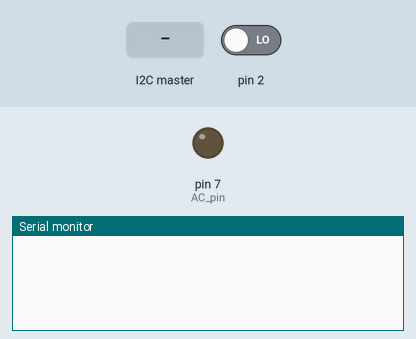
Simulated run of this sketch. Board: Arduino Uno, built with avr-gcc and run on an emulated ATmega328P. On the bench: output pins drawn as LEDs (lit = HIGH), the last lines printed to the serial monitor. The inputs (shaded band) are chosen by the test bench; at power-on: pin 2 LOW.

Above: at 1.2 s.
1.3 s: pin 2 driven HIGH
At 1.9 s:
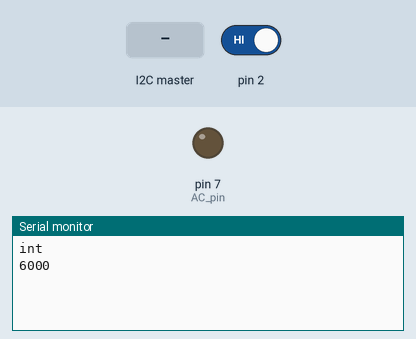
2.8 s: the I2C master sends the byte 1
At 3.2 s:
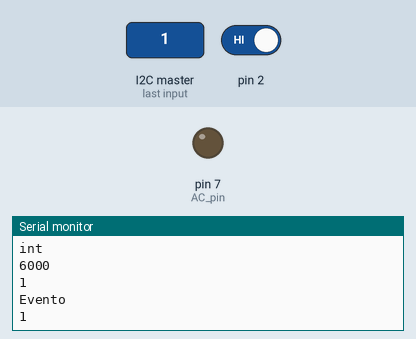

Measured:
- after the input at 1.3 s, the serial monitor: prints a new line at once (image 1)
- after the input at 2.8 s, the serial monitor: prints a new line at once (image 2)

The sketch:

I2C_Slave_Dimmer.pde
```cpp
#include <Wire.h>

int AC_pin = 7;
volatile long dim = 100;


void setup()
{
  pinMode(AC_pin, OUTPUT);
  Serial.begin(9600);
  attachInterrupt(0, light, RISING);
  Wire.begin(66);
  Wire.onReceive(receiveEvent);

}
void receiveEvent(int howMany)
{
  char comando[16];
  int counter=0;
  while(1 < Wire.available())
  {
    char c = Wire.receive();
    comando[counter++]=c;
    Serial.print(c);
  }
  int x = Wire.receive();
  Serial.println(x);

  Serial.println("Evento");
  Serial.println(howMany);
  //value, fromLow, fromHigh, toLow, toHigh)
  dim = map(comando[1], 48,57,10,120);

}

void light()
{
  Serial.println("int");

  if(dim<125) {
    long dimtime = (60*dim);  // eval the proper pause to fire the triac
     Serial.println(dimtime);
    delayMicroseconds(dimtime);  // delay the dim time
    digitalWrite(AC_pin, HIGH);  // fire the Triac
    delayMicroseconds(1);	 // pause briefly to ensure the triac turned on
    digitalWrite(AC_pin, LOW);   // turn off the Triac gate (triac will not turn off until next zero cross)
  }
  else {
    digitalWrite(AC_pin, LOW);   // turn off the Triac gate (triac will not turn off until next zero cross)
  }
}

void loop()
{
  if (Serial.available() > 0) {
    byte inByte = Serial.read();
    dim = inByte;
  }
}
```
